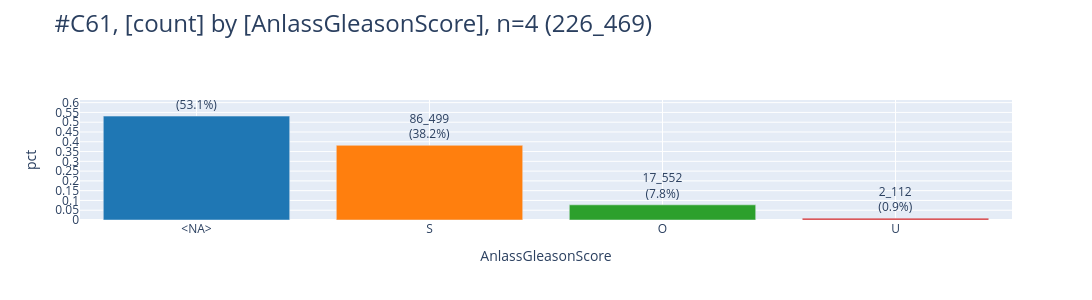

Notebook source saved alongside this figure:
### Code cell
df = t_gleas.project("AnlassGleasonScore").to_df()
pls.plot_bars(df, sort_values=True, caption="C61", height=300)

### Figure 1 — Plotly figure (JSON) as saved in the notebook; plotly's stock layout.template omitted (floating-point values rounded to 4 significant figures)
{"data": [{"error_y": {"thickness": 5}, "hovertemplate": "AnlassGleasonScore=%{x}<br>pct=%{y}<br>cnt_pct_str=%{text}<extra></extra>", "legendgroup": "<NA>", "marker": {"color": "#1F77B4", "pattern": {"shape": ""}}, "name": "<NA>", "orientation": "v", "showlegend": true, "text": ["120_306<br>(53.1%)"], "textposition": "outside", "type": "bar", "x": ["<NA>"], "xaxis": "x", "y": [0.5312], "yaxis": "y"}, {"error_y": {"thickness": 5}, "hovertemplate": "AnlassGleasonScore=%{x}<br>pct=%{y}<br>cnt_pct_str=%{text}<extra></extra>", "legendgroup": "S", "marker": {"color": "#FF7F0E", "pattern": {"shape": ""}}, "name": "S", "orientation": "v", "showlegend": true, "text": ["86_499<br>(38.2%)"], "textposition": "outside", "type": "bar", "x": ["S"], "xaxis": "x", "y": [0.3819], "yaxis": "y"}, {"error_y": {"thickness": 5}, "hovertemplate": "AnlassGleasonScore=%{x}<br>pct=%{y}<br>cnt_pct_str=%{text}<extra></extra>", "legendgroup": "O", "marker": {"color": "#2CA02C", "pattern": {"shape": ""}}, "name": "O", "orientation": "v", "showlegend": true, "text": ["17_552<br>(7.8%)"], "textposition": "outside", "type": "bar", "x": ["O"], "xaxis": "x", "y": [0.0775], "yaxis": "y"}, {"error_y": {"thickness": 5}, "hovertemplate": "AnlassGleasonScore=%{x}<br>pct=%{y}<br>cnt_pct_str=%{text}<extra></extra>", "legendgroup": "U", "marker": {"color": "#D62728", "pattern": {"shape": ""}}, "name": "U", "orientation": "v", "showlegend": true, "text": ["2_112<br>(0.9%)"], "textposition": "outside", "type": "bar", "x": ["U"], "xaxis": "x", "y": [0.009326], "yaxis": "y"}], "layout": {"barmode": "relative", "height": 300, "legend": {"title": {"text": "AnlassGleasonScore"}, "tracegroupgap": 0}, "showlegend": false, "title": {"font": {"size": 24}, "text": "#C61, [count] by [AnlassGleasonScore], n=4 (226_469)", "xanchor": "left", "y": 0.95, "yanchor": "top"}, "width": 1600, "xaxis": {"anchor": "y", "categoryarray": ["<NA>", "S", "O", "U"], "categoryorder": "total descending", "domain": [0, 1], "gridwidth": 1, "showgrid": true, "title": {"text": "AnlassGleasonScore"}}, "yaxis": {"anchor": "x", "domain": [0, 1], "dtick": 0.05, "gridwidth": 1, "range": [0, 0.6136], "showgrid": true, "title": {"text": "pct"}}}}
